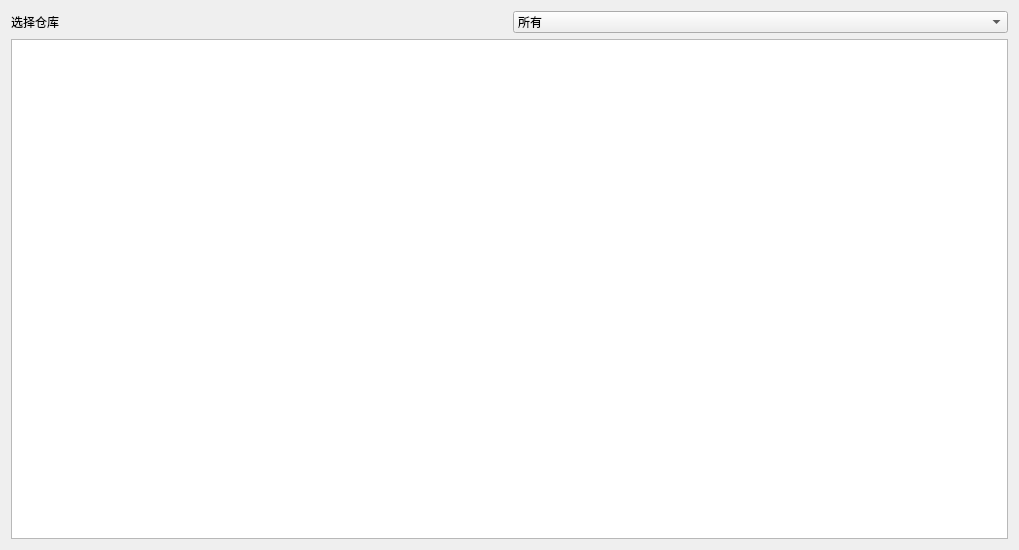
<?xml version="1.0" encoding="UTF-8"?>
<ui version="4.0">
 <class>StashAndGoodPage</class>
 <widget class="QWidget" name="StashAndGoodPage">
  <property name="geometry">
   <rect>
    <x>0</x>
    <y>0</y>
    <width>1019</width>
    <height>550</height>
   </rect>
  </property>
  <property name="windowTitle">
   <string>Form</string>
  </property>
  <layout class="QGridLayout" name="gridLayout">
   <item row="0" column="0">
    <widget class="QLabel" name="label">
     <property name="text">
      <string>选择仓库</string>
     </property>
    </widget>
   </item>
   <item row="0" column="1">
    <widget class="QComboBox" name="comboBox">
     <item>
      <property name="text">
       <string>所有</string>
      </property>
     </item>
    </widget>
   </item>
   <item row="1" column="0" colspan="2">
    <widget class="QTableView" name="tableView"/>
   </item>
  </layout>
 </widget>
 <resources/>
 <connections/>
</ui>
